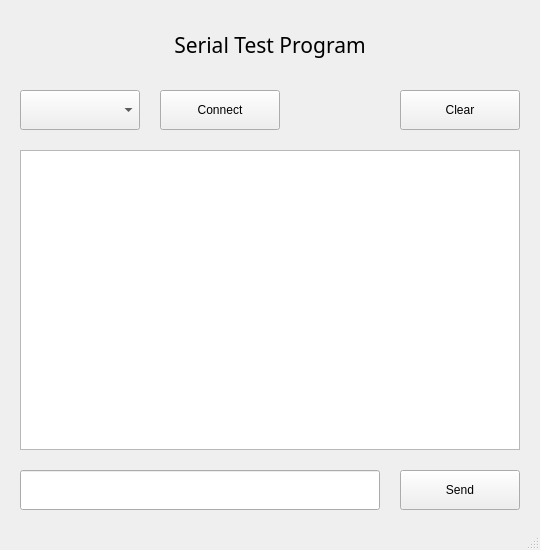
<?xml version="1.0" encoding="UTF-8"?>
<ui version="4.0">
 <class>MainWindow</class>
 <widget class="QMainWindow" name="MainWindow">
  <property name="geometry">
   <rect>
    <x>0</x>
    <y>0</y>
    <width>540</width>
    <height>550</height>
   </rect>
  </property>
  <property name="windowTitle">
   <string>MainWindow</string>
  </property>
  <widget class="QWidget" name="centralwidget">
   <widget class="QLineEdit" name="lineEdit">
    <property name="geometry">
     <rect>
      <x>20</x>
      <y>470</y>
      <width>360</width>
      <height>40</height>
     </rect>
    </property>
    <property name="styleSheet">
     <string notr="true">font: 10pt &quot;맑은 고딕&quot;;</string>
    </property>
   </widget>
   <widget class="QPushButton" name="pushButton_send">
    <property name="geometry">
     <rect>
      <x>400</x>
      <y>470</y>
      <width>120</width>
      <height>40</height>
     </rect>
    </property>
    <property name="styleSheet">
     <string notr="true">font: 75 10pt &quot;맑은 고딕&quot;;</string>
    </property>
    <property name="text">
     <string>Send</string>
    </property>
   </widget>
   <widget class="QTextEdit" name="textEdit">
    <property name="geometry">
     <rect>
      <x>20</x>
      <y>150</y>
      <width>500</width>
      <height>300</height>
     </rect>
    </property>
    <property name="styleSheet">
     <string notr="true">font: 10pt &quot;맑은 고딕&quot;;</string>
    </property>
   </widget>
   <widget class="QComboBox" name="comboBox">
    <property name="geometry">
     <rect>
      <x>20</x>
      <y>90</y>
      <width>120</width>
      <height>40</height>
     </rect>
    </property>
    <property name="styleSheet">
     <string notr="true">font: 10pt &quot;맑은 고딕&quot;;</string>
    </property>
   </widget>
   <widget class="QPushButton" name="pushButton_connect">
    <property name="geometry">
     <rect>
      <x>160</x>
      <y>90</y>
      <width>120</width>
      <height>40</height>
     </rect>
    </property>
    <property name="styleSheet">
     <string notr="true">font: 75 10pt &quot;맑은 고딕&quot;;</string>
    </property>
    <property name="text">
     <string>Connect</string>
    </property>
   </widget>
   <widget class="QPushButton" name="pushButton_clear">
    <property name="geometry">
     <rect>
      <x>400</x>
      <y>90</y>
      <width>120</width>
      <height>40</height>
     </rect>
    </property>
    <property name="styleSheet">
     <string notr="true">font: 75 10pt &quot;맑은 고딕&quot;;</string>
    </property>
    <property name="text">
     <string>Clear</string>
    </property>
   </widget>
   <widget class="QLabel" name="label">
    <property name="geometry">
     <rect>
      <x>20</x>
      <y>20</y>
      <width>500</width>
      <height>50</height>
     </rect>
    </property>
    <property name="font">
     <font>
      <family>맑은 고딕</family>
      <pointsize>16</pointsize>
      <weight>9</weight>
      <italic>false</italic>
      <bold>false</bold>
     </font>
    </property>
    <property name="styleSheet">
     <string notr="true">font: 75 16pt &quot;맑은 고딕&quot;;</string>
    </property>
    <property name="text">
     <string>Serial Test Program</string>
    </property>
    <property name="alignment">
     <set>Qt::AlignCenter</set>
    </property>
   </widget>
  </widget>
  <widget class="QMenuBar" name="menubar">
   <property name="geometry">
    <rect>
     <x>0</x>
     <y>0</y>
     <width>540</width>
     <height>26</height>
    </rect>
   </property>
  </widget>
  <widget class="QStatusBar" name="statusbar"/>
 </widget>
 <resources/>
 <connections/>
</ui>
